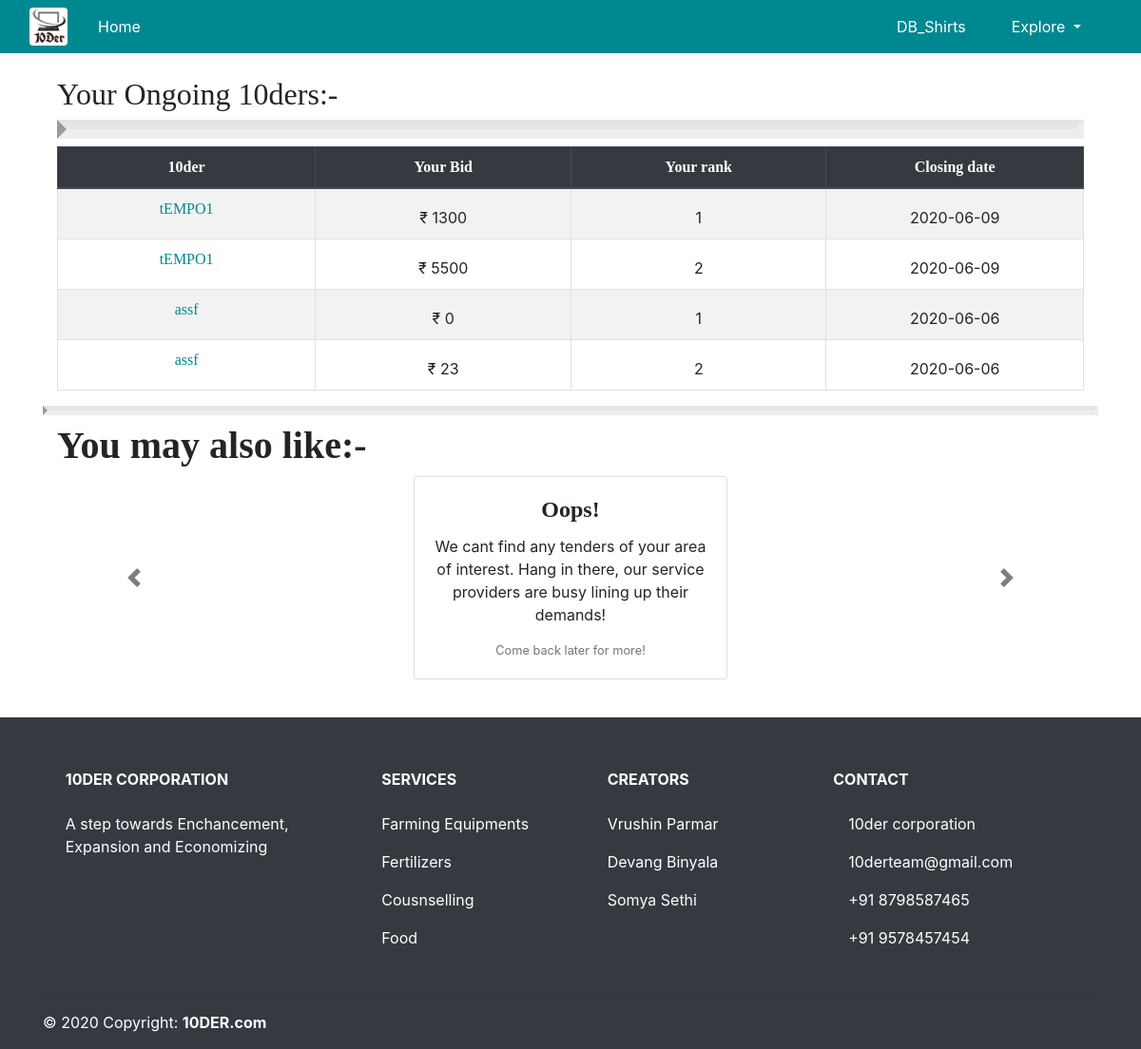
/ProviderBoard.php (signed in), run on the app's committed database.
### tables this page shows
CREATE TABLE `bid` (
  `bno` int(11) NOT NULL,
  `amount` int(11) DEFAULT NULL,
  `description` varchar(2000) DEFAULT NULL,
  `subject` varchar(200) DEFAULT NULL,
  `tno` int(11) DEFAULT NULL,
  `bidder` varchar(20) DEFAULT NULL
);

CREATE TABLE `tender` (
  `tno` int(11) NOT NULL,
  `aoi` varchar(200) DEFAULT NULL,
  `status` int(11) DEFAULT 0,
  `title` varchar(100) DEFAULT NULL,
  `description` varchar(1000) DEFAULT NULL,
  `start` date DEFAULT NULL,
  `end` date DEFAULT NULL,
  `creator` varchar(20) DEFAULT NULL,
  `tandc` varchar(2000) DEFAULT NULL
);

### ProviderBoard.php (the view, shortened to what this page needs)
<?php
$user=$_SESSION['user'];
  include("connection.php");
?>
<html>
<head>
	<link rel="stylesheet" href="css\temp.css">
  <link rel="stylesheet" href="css\temp.css">
  <link rel="stylesheet" type="text/css" href="./css/osp.css">
</head>
<body>
	<nav class="navbar navbar-expand-lg navbar-dark bg-primary bodyyy">
  <div class="container-fluid">
  <img class="mr-auto rounded" src="images\logo1.jpg" height="40px" width="40px">
  <div class="collapse navbar-collapse" id="navbarSupportedContent">
    <ul class="navbar-nav mr-auto ml-4">
      <li class="nav-item active">
        <a class="nav-link" href="10DER.php">Home <span class="sr-only">(current)</span></a>
      </li>
  </ul>
    <ul class="navbar-nav navbar-auto">
      <li class="nav-item">
        <a class="nav-link active mr-4" href=".\logout.php"><?php echo $_SESSION['user']; ?></a>
      </li>
       <li class="nav-item dropdown active ml-2 mr-4 ">
        <a class="nav-link dropdown-toggle" href="#" id="navbarDropdown" role="button" data-toggle="dropdown" aria-haspopup="true" aria-expanded="false">
          Explore
        </a>
      </li>
      </ul>
   </div>
 </div>
</nav>
  <div  class="container" class="bodyyy">
  <div class="container mt-4" class="table-responsive">
    <h2 style="font-family: algerian">Your Ongoing 10ders:-</h2>
    <hr style="display: block;
  margin-top: 0.5em;
  margin-bottom: 0.5em;
  margin-left: auto;
  margin-right: auto;
  border-style: inset;
  border-width: 10px;">
	<table class="border border-primary table table-striped table-hover table-bordered rounded-sm mr-auto table table-bordered" cellpadding="70"  cellspacing="30" style="text-align:center" valign="middle" style="border: 3px solid black !important" >
      <col width="300">
      <col width="300">
      <col width="300">
      <col width="300">
      <thead class="thead-dark">
        <th style="font-family: algerian">10der</th>
        <th style="font-family: algerian">Your Bid</th>
        <th style="font-family: algerian">Your rank</th>
        <th style="font-family: algerian">Closing date</th>
      </thead>
      <?php
	  $querypro='SELECT tender.title, tender.end, bid.bidder, bid.amount, RANK() OVER (PARTITION BY bid.tno ORDER BY bid.amount)rank FROM bid
            INNER JOIN tender
            ON tender.tno=bid.tno where 1 and bid.bidder="'.$user.'"';
	  $resultpro=$conn->query($querypro);
	  if($resultpro===false||mysqli_num_rows($resultpro)==0)
			{
				echo '<tr>
        <td colspan="5"><h4 align="center"> Snap &#128557;, You havent fired up any 10der-bids yet, Click a 10der and shoot a bid ! </h4></td>
      </tr>';
			}
	  else
	  {
			while($rowpro = $resultpro -> fetch_assoc())
			{
	  echo '<tr>
        <td><a href="#" style="font-family: Source Sans Pro">'.$rowpro["title"].'</a></td>
        <td style="padding-top: 20px">&#8377; '.$rowpro["amount"].'</td>
        <td style="padding-top: 20px">'.$rowpro["rank"].'</td>
        <td style="padding-top: 20px">'.$rowpro["end"].'</td>
              </tr>';
			}
	  }
	  ?>    </table>
  </div>
  <hr style="display: block;
  margin-top: 0.5em;
  margin-bottom: 0.5em;
  margin-left: auto;
  margin-right: auto;
  border-style: inset;
  border-width: 5px;">
  <div style="padding-bottom: 20px">
<div class="container-fluid" style="padding-bottom: 20px;">
  <h1 style="font-family: oswald"><strong>You may also like:-</strong></h1>
  <div id="myCarousel" align="center" class="carousel slide" data-ride="carousel">
    <div align="center" class="carousel-inner row w-100 mx-auto">
	<?php
	$aoi="select aoi from provider where username='".$user."'";
	$resultf=$conn->query($aoi);
	$rowf = $resultf -> fetch_assoc();
	$aoimaster=$rowf['aoi'];
	$myArray = str_split($aoimaster);
	$a="'";
	foreach($myArray as $character){
		if($character==",")
		{
			$a=$a."'";
			$a=$a.$character;
			$a=$a."'";
		}
		else $a=$a.$character;
	}
	$a=$a."'";
	if($a!="''")
	{
		$youmaylike="select tno,title,start,end,description from tender where 1 and aoi in (".$a.") and start<CURDATE() and end>CURDATE()";
		$resultlike=$conn->query($youmaylike);
		if($resultlike===false||mysqli_num_rows($resultlike)==0)
		{
			echo '<div style="margin: auto;" class="carousel-item col-md-4 active">
        <div class="card">
          <div class="card-body">
            <h4 class="card-title" style="font-family: algerian"><strong>Oops!</strong></h4>
            <p  class="card-text">We cant find any tenders of your area of interest. Hang in there, our service providers are busy lining up their demands!</p>
            <p class="card-text"><small class="text-muted">Come back later for more!</small></p>
          </div>
        </div>
      </div>';
		}
	}
	?>
    </div>
    <a class="carousel-control-prev" href="#myCarousel" role="button" data-slide="prev">
      <span color="green" class="carousel-control-prev-icon" area-hidden="true"></span>
    </a>
    <a class="carousel-control-next" href="#myCarousel" role="button" data-slide="next">
      <span class="carousel-control-next-icon" area-hidden="true"></span>
    </a>
  </div>
</div>
</div>
</div>
<footer class="page-footer font-small mdb-color pt-4 bg-dark text-white bodyyy">
  <div class="container text-center text-md-left">
    <div class="row text-center text-md-left mt-3 pb-3">
      <div class="col-md-3 col-lg-3 col-xl-3 mx-auto mt-3">
        <h6 class="text-uppercase mb-4 font-weight-bold">10Der Corporation</h6>
        <p>A step towards Enchancement, Expansion and Economizing</p>
      </div>
      <div class="col-md-2 col-lg-2 col-xl-2 mx-auto mt-3 text-white productso">
        <h6 class="text-uppercase mb-4 font-weight-bold">Services</h6>
        <p>
          Farming Equipments
        </p>
        <p>
          Fertilizers
        </p>
        <p>
          Cousnselling
        </p>
        <p>
          Food
        </p>
      </div>
      <div class="col-md-3 col-lg-2 col-xl-2 mx-auto mt-3 links text-white">
        <h6 class="text-uppercase mb-4 font-weight-bold"> Creators</h6>
        <p>
        Vrushin Parmar
        </p>
        <p>
        Devang Binyala
        </p>
        <p>
        Somya Sethi
        </p>
      </div>
      <div id="contact" class="col-md-4 col-lg-3 col-xl-3 mx-auto mt-3 text-white text-left homefont">
        <h6 class="text-uppercase text-left mb-4 font-weight-bold">Contact</h6>
        <p>
          <i class="fas fa-home mr-3"></i> 10der corporation</p>
        <p>
          <i class="fas fa-envelope mr-3"></i> 10derteam@gmail.com</p>
        <p>
          <i class="fas fa-print mr-3"></i> +91 8798587465</p>
           <p>
          <i class="fas fa-print mr-3"></i> +91 9578457454</p>
      </div>
    </div>
    <hr>
    <div class="row d-flex align-items-center">
      <div class="col-md-7 col-lg-8">
        <p class="text-center text-md-left">© 2020 Copyright:
          <a href="#!" class="text-white">
            <strong> 10DER.com</strong>
          </a>
        </p>
      </div>
      <div class="col-md-5 col-lg-4 ml-lg-0">
        <div class="text-center text-md-right socialo">
          <ul class="list-unstyled list-inline">
            <li class="list-inline-item">
              <a class="btn-floating btn-sm rgba-white-slight mx-1">
              </a>
            </li>
            <li class="list-inline-item">
              <a class="btn-floating btn-sm rgba-white-slight mx-1">
              </a>
            </li>
            <li class="list-inline-item">
              <a class="btn-floating btn-sm rgba-white-slight mx-1">
              </a>
            </li>
            <li class="list-inline-item">
              <a class="btn-floating btn-sm rgba-white-slight mx-1">
              </a>
            </li>
          </ul>
        </div>
      </div>
    </div>
  </div>
</footer>
</body>
</html>

### ProviderBoard.php (style rules this page uses)
.carousel-control-next-icon, .carousel-control-prev-icon { filter: invert(1); }

### data on the page
bid: tno.title "tEMPO1", amount "1300", rank "1", tno.end "2020-06-09"
bid: tno.title "tEMPO1", amount "5500", rank "2", tno.end "2020-06-09"
bid: tno.title "assf", amount "0", rank "1", tno.end "2020-06-06"
bid: tno.title "assf", amount "23", rank "2", tno.end "2020-06-06"

### other printed values
$_SESSION['user'] "DB_Shirts"
